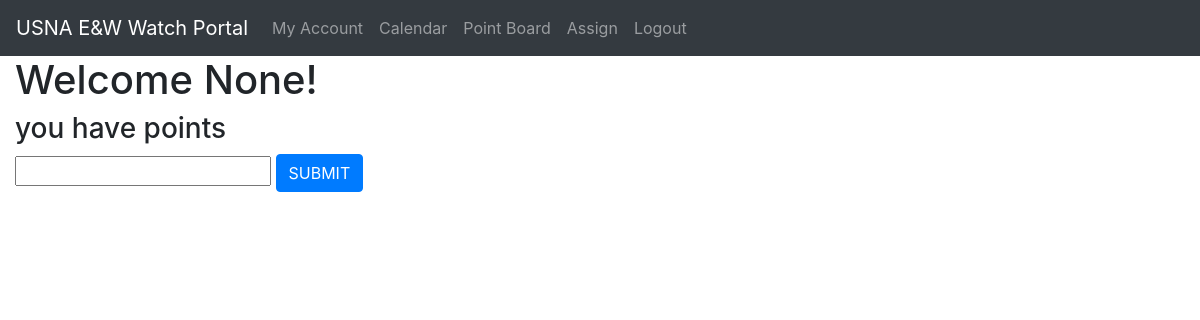
Before: / with the older database file.
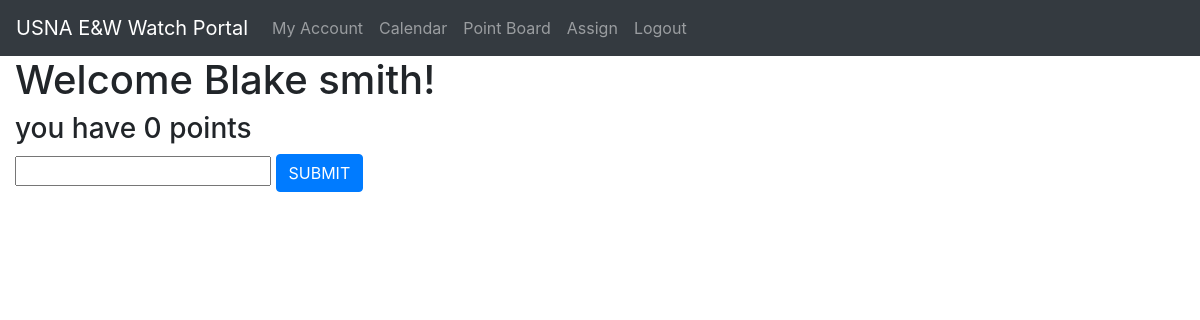
After: the same page with the newer database file.
### app.py (models this page shows)
class User(db.Model):
    __tablename__='Users'
    id = db.Column(db.Integer, primary_key=True)
    first = db.Column(db.String(128), nullable=False)
    last = db.Column(db.String(128), nullable=False)
    email = db.Column(db.String(64), index=True, unique=True)
    password_hash = db.Column(db.String(128))
    created = db.Column(db.DateTime, index=False, unique=False, nullable=False, default=date.today())
    phone = db.Column(db.Integer)
    qualified = db.Column(db.Boolean, index=True, unique=False, default=False)
    data = db.Column(db.String(32768), index=False, unique=False)
    points = db.Column(db.Integer, index=True, unique=False, default=0)
    def __repr__(self):
        return f"{self.first} {self.last}"

### app.py (the view)
@app.route('/', methods=['GET','POST'])
def welcome():
    current_user = get_user()
    if request.method =="POST":
        current_user.first=request.form['name']
        print(request.form['name'])
        db.session.commit()
    return render_template('welcome.html', user=get_user())

### app.py (called while the page is built)
def get_user():
    return User.query.get(2)

### templates/welcome.html
{%extends "base.html"%}
{%block content%}
<h1>Welcome {{user}}!</h1>
<h3>you have {{user.points}} points</h3>
<form action="/" method="POST">
<input type="text" name="name" id="" value="{{user.name}}">
<button type="submit" class="btn btn-primary">SUBMIT</button>
</form>
{%endblock%}

Changed rows visible on the page:
added User: first+last "Blake smith", points "0"
Other visible differences:
{{ user }}: "None" → (not shown)
